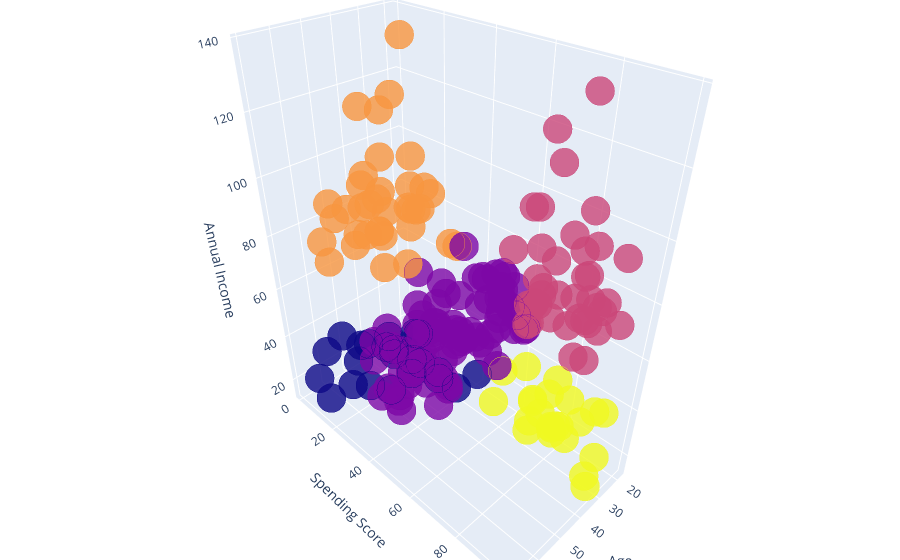

The cell this chart's notebook holds for it:
### Code cell
# import plotly.offline as py
# from plotly.offline import init_notebook_mode, iplot
# import plotly.graph_objs as go
# from plotly import tools
# init_notebook_mode(connected = True)
# import plotly.figure_factory as ff

# data['labels'] =  labels
# trace1 = go.Scatter3d(
#     x= data['Age'],
#     y= data['Spending Score (1-100)'],
#     z= data['Annual Income (k$)'],
#     mode='markers',
#      marker=dict(
#         color = data['labels'], 
#         size= 10,
#         line=dict(
#             color= data['labels'],
#             width= 12
#         ),
#         opacity=0.8
#      )
# )
# df = [trace1]

# layout = go.Layout(
#     title = 'Character vs Gender vs Alive or not',
#     margin=dict(
#         l=0,
#         r=0,
#         b=0,
#         t=0  
#     ),
#     scene = dict(
#             xaxis = dict(title  = 'Age'),
#             yaxis = dict(title  = 'Spending Score'),
#             zaxis = dict(title  = 'Annual Income')
#         )
# )

# fig = go.Figure(data = df, layout = layout)
# py.iplot(fig)

### Figure 1 — Plotly figure (JSON) as saved in the notebook; plotly's stock layout.template omitted (floating-point values rounded to 4 significant figures; data arrays with more than 128 entries replaced by an {"elided": "..."} marker saying what was removed)
{"data": [{"marker": {"color": {"elided": "200 int values"}, "line": {"color": {"elided": "200 int values"}, "width": 12}, "opacity": 0.8, "size": 10}, "mode": "markers", "type": "scatter3d", "x": {"elided": "200 int values"}, "y": {"elided": "200 int values"}, "z": {"elided": "200 int values"}}], "layout": {"margin": {"b": 0, "l": 0, "r": 0, "t": 0}, "scene": {"xaxis": {"title": {"text": "Age"}}, "yaxis": {"title": {"text": "Spending Score"}}, "zaxis": {"title": {"text": "Annual Income"}}}, "title": {"text": "Character vs Gender vs Alive or not"}}}
